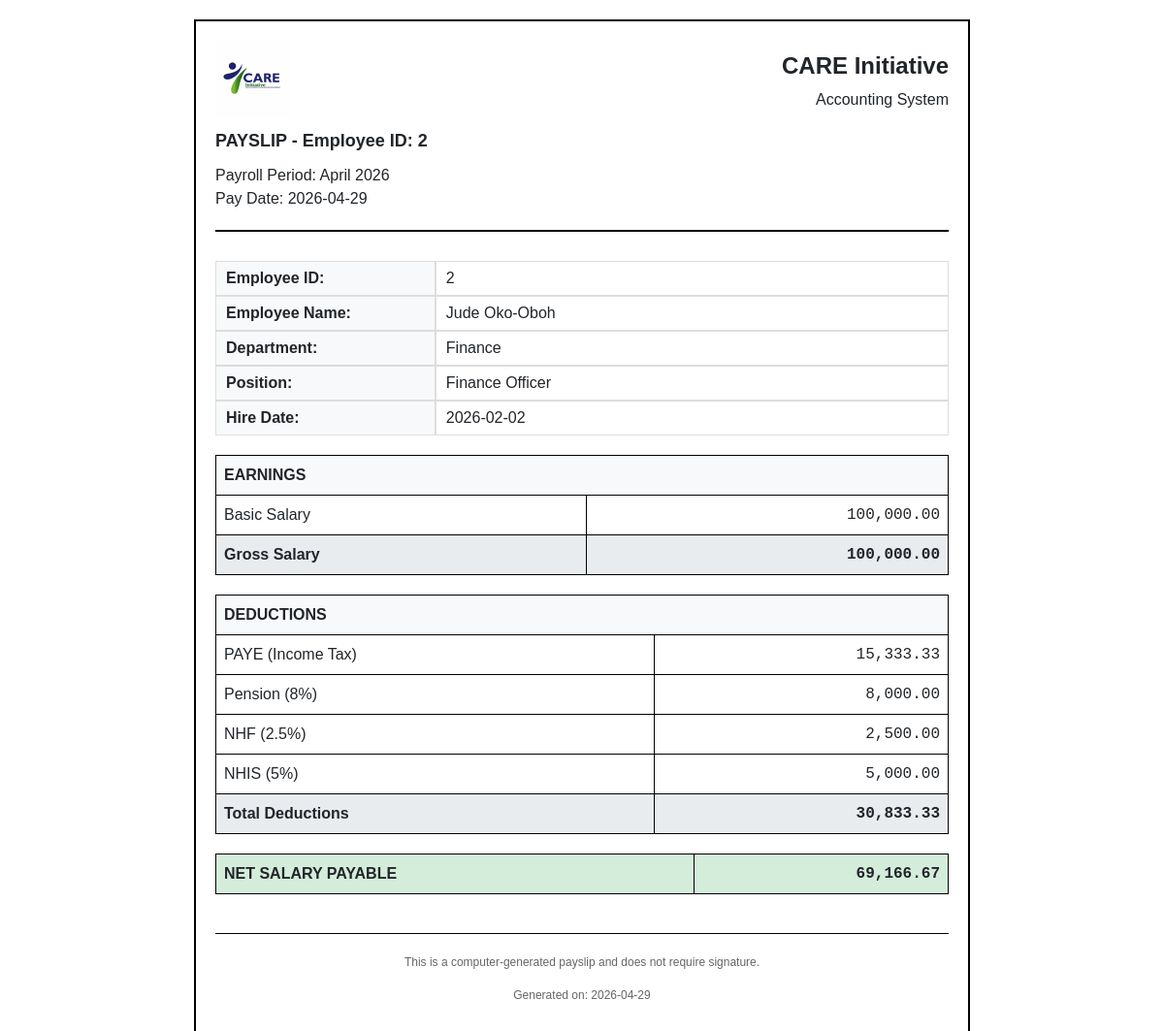
/payslip/1 (signed in), run on the app's committed database.
### tables this page shows
CREATE TABLE payroll_runs (
                id INTEGER PRIMARY KEY AUTOINCREMENT,
                payroll_period TEXT NOT NULL,
                pay_date TEXT NOT NULL,
                status TEXT CHECK(status IN ('draft', 'processed', 'paid')) DEFAULT 'draft',
                total_gross REAL DEFAULT 0,
                total_deductions REAL DEFAULT 0,
                total_net REAL DEFAULT 0,
                total_employees INTEGER DEFAULT 0,
                processed_by INTEGER,
                approved_by INTEGER,
                notes TEXT,
                created_at TEXT DEFAULT (datetime('now')),
                updated_at TEXT DEFAULT (datetime('now')),
                FOREIGN KEY (processed_by) REFERENCES users(id),
                FOREIGN KEY (approved_by) REFERENCES users(id)
            );

CREATE TABLE employees (
            id INTEGER PRIMARY KEY AUTOINCREMENT,
            employee_id TEXT UNIQUE NOT NULL,
            full_name TEXT NOT NULL,
            email TEXT UNIQUE,
            phone TEXT,
            designation TEXT NOT NULL,
            department TEXT,
            monthly_salary REAL NOT NULL,
            tax_id TEXT,
            bank_account TEXT,
            bank_name TEXT,
            is_active INTEGER DEFAULT 1,
            hire_date TEXT,
            created_at TEXT DEFAULT (datetime('now')),
            updated_at TEXT DEFAULT (datetime('now'))
        , first_name TEXT, last_name TEXT, address TEXT, date_of_birth TEXT, termination_date TEXT, position TEXT, employment_type TEXT, basic_salary REAL DEFAULT 0, bank_account_number TEXT, bank_account_name TEXT, pension_fund TEXT, emergency_contact_name TEXT, emergency_contact_phone TEXT);

CREATE TABLE payroll_details (
            id INTEGER PRIMARY KEY AUTOINCREMENT,
            payroll_run_id INTEGER NOT NULL,
            employee_id TEXT NOT NULL,
            employee_name TEXT NOT NULL,
            gross_salary REAL NOT NULL,
            allowances REAL DEFAULT 0,
            deductions REAL DEFAULT 0,
            taxes REAL DEFAULT 0,
            net_pay REAL NOT NULL,
            status TEXT DEFAULT 'pending',
            created_at TEXT DEFAULT (datetime('now')), basic_salary REAL NOT NULL DEFAULT 0, total_allowances REAL DEFAULT 0, total_deductions REAL DEFAULT 0, income_tax REAL DEFAULT 0, pension REAL DEFAULT 0, nhf REAL DEFAULT 0, nhis REAL DEFAULT 0, paye REAL DEFAULT 0, other_deductions REAL DEFAULT 0, net_salary REAL DEFAULT 0, payment_status TEXT CHECK(payment_status IN ('pending', 'paid', 'failed')) DEFAULT 'pending', payment_date TEXT, bank_reference TEXT, updated_at TEXT DEFAULT (datetime('now')),
            FOREIGN KEY (payroll_run_id) REFERENCES "payroll_runs_old"(id) ON DELETE CASCADE,
            FOREIGN KEY (employee_id) REFERENCES employees(employee_id) ON DELETE CASCADE
        );

### main.py (the view)
@app.get("/payslip/{detail_id}", response_class=HTMLResponse)
async def generate_payslip(request: Request, detail_id: int):
    with get_db() as conn:
        payslip_data = conn.execute("""
            SELECT pd.*, pr.payroll_period, pr.pay_date,
                   e.employee_id, e.first_name, e.last_name, e.department, e.position,
                   e.basic_salary, e.bank_name, e.bank_account_number, e.hire_date
            FROM payroll_details pd
            JOIN payroll_runs pr ON pd.payroll_run_id = pr.id
            JOIN employees e ON pd.employee_id = e.id
            WHERE pd.id = ?
        """, (detail_id,)).fetchone()
        if not payslip_data:
            raise HTTPException(status_code=404, detail="Payslip data not found")
    return templates.TemplateResponse("payslip.html", {
        "request": request,
        "payslip": payslip_data
    })

### templates/payslip.html (shortened to what this page needs)
<!DOCTYPE html>
<html lang="en">
<head>
    <link href="https://cdn.jsdelivr.net/npm/bootstrap@5.3.3/dist/css/bootstrap.min.css" rel="stylesheet">
</head>
<body>
    <div class="payslip-container">
        <div class="header">
            <div class="header-top">
                <img src="/static/logo.png" alt="CARE Initiative Logo" class="logo">
                <div class="company-info">
                    <div class="company-name">CARE Initiative</div>
                    <div class="company-address">Accounting System</div>
                </div>
            </div>
            <div class="payslip-title">PAYSLIP - Employee ID: {{ payslip.employee_id }}</div>
            <div>Payroll Period: {{ payslip.payroll_period }}</div>
            <div>Pay Date: {{ payslip.pay_date }}</div>
        </div>
        <div class="employee-info">
            <div>
                <div>Employee ID:</div>
                <div>{{ payslip.employee_id }}</div>
            </div>
            <div>
                <div>Employee Name:</div>
                <div>{{ payslip.first_name }} {{ payslip.last_name }}</div>
            </div>
            <div>
                <div>Department:</div>
                <div>{{ payslip.department or '—' }}</div>
            </div>
            <div>
                <div>Position:</div>
                <div>{{ payslip.position or '—' }}</div>
            </div>
            <div>
                <div>Hire Date:</div>
                <div>{{ payslip.hire_date }}</div>
            </div>
        </div>
        <table class="salary-table">
            <thead>
                <tr>
                    <th colspan="2">EARNINGS</th>
                </tr>
            </thead>
            <tbody>
                <tr>
                    <td>Basic Salary</td>
                    <td class="amount">{{ "{:,.2f}".format(payslip.basic_salary) | format_currency }}</td>
                </tr>
                <tr class="totals">
                    <td><strong>Gross Salary</strong></td>
                    <td class="amount"><strong>{{ "{:,.2f}".format(payslip.gross_salary) | format_currency }}</strong></td>
                </tr>
            </tbody>
        </table>
        <table class="salary-table">
            <thead>
                <tr>
                    <th colspan="2">DEDUCTIONS</th>
                </tr>
            </thead>
            <tbody>
                {% if payslip.paye > 0 %}
                <tr>
                    <td>PAYE (Income Tax)</td>
                    <td class="amount">{{ "{:,.2f}".format(payslip.paye) | format_currency }}</td>
                </tr>
                {% endif %}
                {% if payslip.pension > 0 %}
                <tr>
                    <td>Pension (8%)</td>
                    <td class="amount">{{ "{:,.2f}".format(payslip.pension) | format_currency }}</td>
                </tr>
                {% endif %}
                {% if payslip.nhf > 0 %}
                <tr>
                    <td>NHF (2.5%)</td>
                    <td class="amount">{{ "{:,.2f}".format(payslip.nhf) | format_currency }}</td>
                </tr>
                {% endif %}
                {% if payslip.nhis > 0 %}
                <tr>
                    <td>NHIS (5%)</td>
                    <td class="amount">{{ "{:,.2f}".format(payslip.nhis) | format_currency }}</td>
                </tr>
                {% endif %}
                <tr class="totals">
                    <td><strong>Total Deductions</strong></td>
                    <td class="amount"><strong>{{ "{:,.2f}".format(payslip.paye + payslip.pension + payslip.nhf + payslip.nhis + payslip.other_deductions) | format_currency }}</strong></td>
                </tr>
            </tbody>
        </table>
        <table class="salary-table">
            <tbody>
                <tr class="net-pay">
                    <td><strong>NET SALARY PAYABLE</strong></td>
                    <td class="amount"><strong>{{ "{:,.2f}".format(payslip.net_salary) | format_currency }}</strong></td>
                </tr>
            </tbody>
        </table>
        <div class="footer">
            <p>This is a computer-generated payslip and does not require signature.</p>
            <p>Generated on: {{ payslip.pay_date }}</p>
        </div>
    </div>
</body>
</html>

### templates/payslip.html (style rules this page uses)
body { background: white; margin: 0; padding: 20px; font-family: Arial, sans-serif; }
.payslip-container { max-width: 800px; margin: 0 auto; border: 2px solid #000; padding: 20px; }
.header { border-bottom: 2px solid #000; padding-bottom: 20px; margin-bottom: 30px; }
.header-top { display: flex; justify-content: space-between; align-items: center; margin-bottom: 10px; }
.company-info { text-align: right; }
.company-name { font-size: 24px; font-weight: bold; margin-bottom: 5px; }
.payslip-title { font-size: 18px; font-weight: bold; margin: 10px 0; }
.employee-info { display: table; width: 100%; margin-bottom: 20px; }
.employee-info > div { display: table-row; }
.employee-info > div > div { display: table-cell; padding: 5px 10px; border: 1px solid #ddd; }
.employee-info > div > div:first-child { font-weight: bold; background-color: #f8f9fa; width: 30%; }
.salary-table { width: 100%; border-collapse: collapse; margin: 20px 0; }
.salary-table th, .salary-table td { border: 1px solid #000; padding: 8px; text-align: left; }
.salary-table th { background-color: #f8f9fa; font-weight: bold; }
.salary-table .amount { text-align: right; font-family: monospace; }
.totals { background-color: #e9ecef; font-weight: bold; }
.net-pay { background-color: #d4edda; font-size: 16px; font-weight: bold; }
.footer { margin-top: 40px; padding-top: 20px; border-top: 1px solid #000; text-align: center; font-size: 12px; color: #666; }
.logo { width: 80px; height: auto; }

### data on the page
payroll_runs: payroll_period "April 2026", pay_date "2026-04-29"
employees: first_name "Jude", last_name "Oko-Oboh", department "Finance", position "Finance Officer", hire_date "2026-02-02"
payroll_details: basic_salary "100,000.00", gross_salary "100,000.00", paye "15,333.33", pension "8,000.00", nhf "2,500.00", nhis "5,000.00", paye+pension+nhf "30,833.33", net_salary "69,166.67"

### other printed values
{{ payslip.employee_id }} "2"
